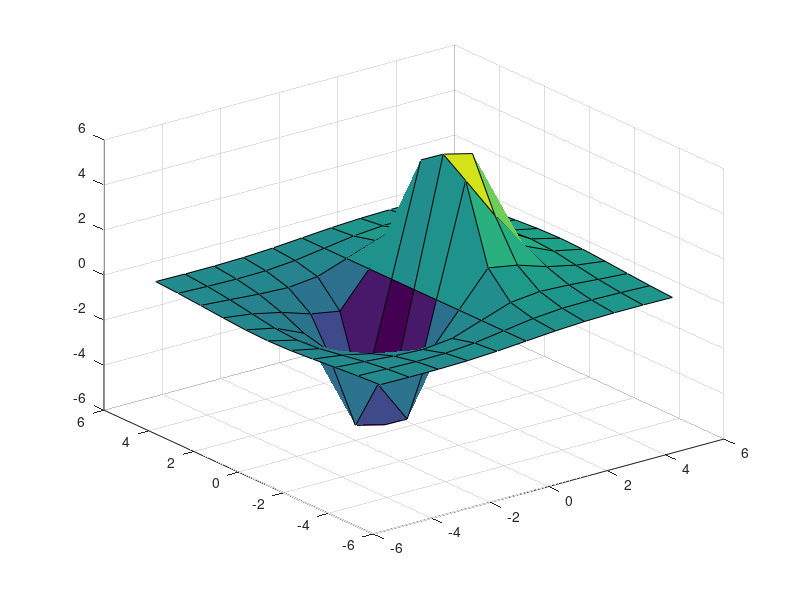
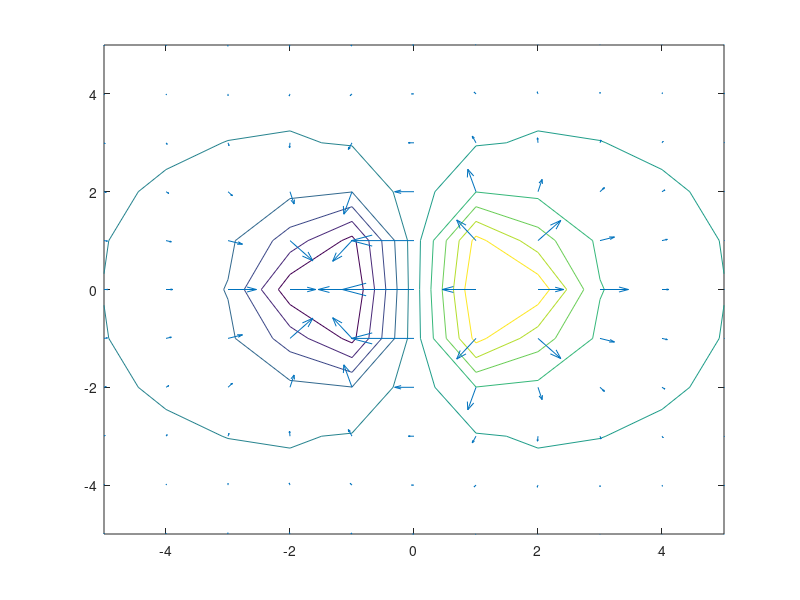

Write MATLAB code to recreate these figures, in order.
f = @(a,b,c,x,y) x./sqrt((a-x).^2 +(b-y).^2 +c.^2);
V = @(a,b,c) integral2(@(x,y) f(a,b,c,x,y),-2,2,@(x) -sqrt(4-x.^2),@(x) sqrt(4-x.^2));
a=[-5:1:5];
b=[-5:1:5]';
for i = [1:11]
    for j = [1:11]
        Pot(i,j)=V(b(j),a(i),0);
    end
end

figure
surf(a,b,Pot)

[Ex,Ey]=gradient(-Pot);
figure
contour(a,b,Pot)
hold on
quiver(a,b,Ex,Ey)
hold off